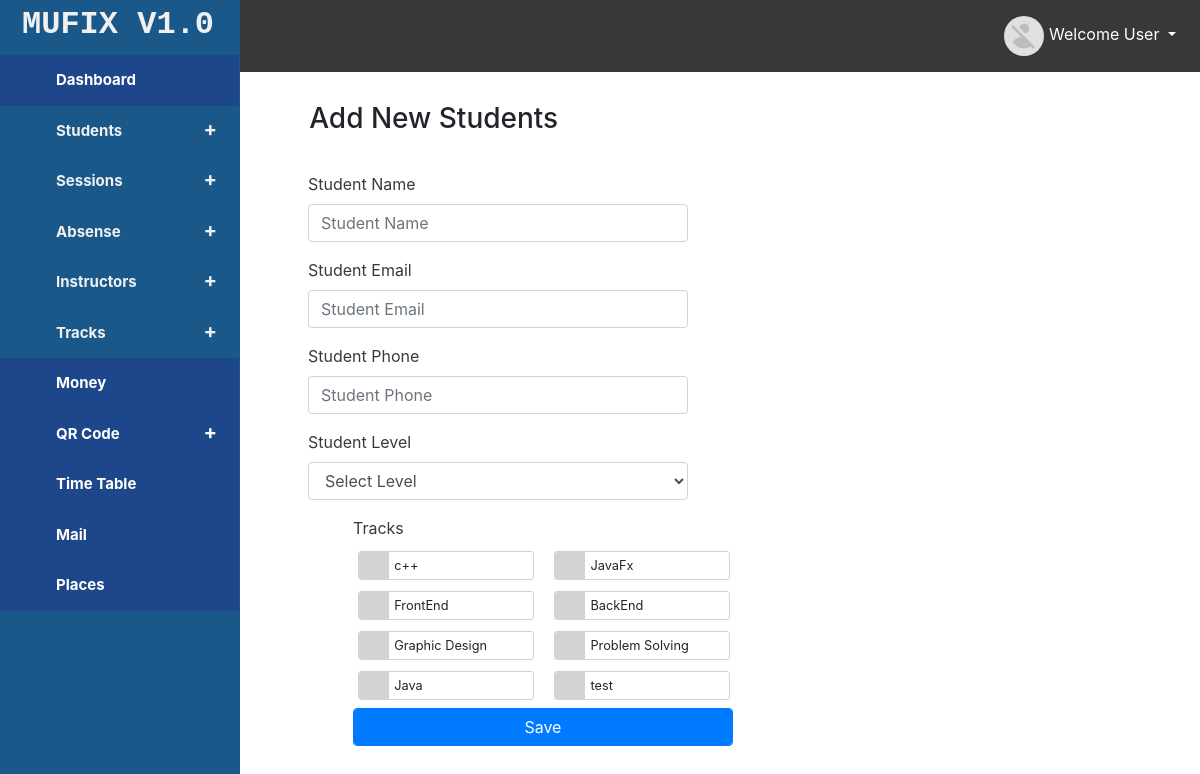
The app's page /student/add (signed in) with its own data.
### tables this page shows
CREATE TABLE `att_tracks` (
  `track_id` int(11) NOT NULL,
  `track_name` varchar(25) NOT NULL,
  `track_instructor_id` int(50) NOT NULL,
  `track_cost` decimal(5,2) NOT NULL,
  `track_place_id` int(11) NOT NULL
);

### app/controllers/abstractcontroller.php (called while the page is built, shortened)
<?php
class AbstractController
{
    protected $CONTROLLER;
    protected $ACTION;
    protected $TEMPLATE;
    public $_DATA;
    public function view(){
        $view =VIEW_PATH.strtolower($this->CONTROLLER).DS.strtolower($this->ACTION).'.view.php';
        $this->TEMPLATE->setData($this->_DATA);
        $this->TEMPLATE->setView($view);
        $this->TEMPLATE->RenderApp();
    }
    public function setController($controller){
        $this->CONTROLLER=$controller;
    }
    public function setAction($action){
        $this->ACTION=$action;
    }
    public function setTemplate($template){
        $this->TEMPLATE=$template;
    }
}

### app/lib/brain.php (called while the page is built, shortened)
<?php
class Brain
{
    private $_controller;
    private $_action;
    private $_params;
    private $_template;
    public function __construct(\App\Lib\Template $template)
    {
        if (isset($_SESSION['user_auth'])) {
            $this->_controller = 'index';
            $this->_action = 'default';
            $this->_template=$template;
        }
    }
    public function _parseUrl($url)
    {
        $url = trim($url, '/');
        $url_parts = explode('/', $url, 3);
        if (isset($url_parts[0]) and !empty($url_parts[0])){
            $this->_controller = $url_parts[0];
        }
        if (isset($url_parts[1]) and !empty($url_parts[1])){
            $this->_action = $url_parts[1];
        }
    }
    public function _dispath()
    {
        $this->_controller=ucfirst($this->_controller);
        $CONTROLLERNAME=$this->_controller.'Controller';
        $CONTROLLERNAME='App\Controllers\\'.$CONTROLLERNAME;
        $ACTIONNAME=$this->_action;
        if (!class_exists($CONTROLLERNAME)){
            $CONTROLLERNAME=self::NOTFOUNDCONTROLLER;
            $this->_controller='NotFound';
            $this->_action='notfound';
            $ACTIONNAME=$this->_action;
        }else{
            if(!method_exists(new $CONTROLLERNAME,$ACTIONNAME.'Action')){
                $this->_action='notfound';
                $ACTIONNAME=$this->_action;
            }else{
                $ACTIONNAME=$this->_action;
            }
        }
        $object=new $CONTROLLERNAME;
        $object->setController($this->_controller);
        $object->setAction($this->_action);
        $object->setParams($this->_params);
        $object->setTemplate($this->_template);
        $ACTIONNAME=$ACTIONNAME.'Action';
        ($object)->$ACTIONNAME();
    }
}

### public/index.php (called while the page is built, shortened)
<?php
$RESOURCES=require_once '..'.DS.'app'.DS.'config'.DS.'tempconfig.php';
$Startup=new Lib\Brain(new  Lib\Template($RESOURCES));
$Startup->_dispath();

### app/lib/Services.php (called while the page is built, shortened)
<?php
class Services
{
    public static  function getAll($tablename,$colums="*",$conditions=""){
        $Handler=Database::Connection();
        $SQL="SELECT ".$colums." FROM ".$tablename.' '.$conditions;
        $Stmt=$Handler->prepare($SQL);
        $result=$Stmt->execute();
        $data=$Stmt->fetchAll(\PDO::FETCH_OBJ);
        if ($result===true){
            return array(
                'Msg'        =>'Data Founded',
                'Data'       =>$data,
                'Type'       =>'success',
                'Status'     =>true
            );
        }else{
            return array(
                'Msg'        =>'No Data Found',
                'Type'       =>'danger',
                'Status'     =>false
            );
        }
    }
}

### app/views/student/add.view.php (the view, shortened to what this page needs)
<?php
extract($this->Data)
?>
<div class="container">
    <div class="row">
        <div class="col-xs-12 student-heading">
            <div class="col-xs-4 title-zone">
                <div class="track-panel">
                    <h3>Add New Students</h3>
                </div>
            </div>
        </div>
        <div class="col-xs-12 trackss">
            <div class="col-xs-12 add-track">
                <form autocomplete="off" novalidate method="post" action="/student/add">
                    <div class="col-xs-6 tracks-left-side">
                        <div class="form-group">
                            <label><span class="text-dark">Student Name</span></label>
                            <input type="text" name="student_name" class="form-control"  placeholder="Student Name">
                        </div>
                        <div class="form-group">
                            <label><span class="text-dark">Student Email</span></label>
                            <input type="text" name="student_email" class="form-control"  placeholder="Student Email">
                        </div>
                        <div class="form-group">
                            <label><span class="text-dark">Student Phone</span></label>
                            <input type="text" name="student_phone" class="form-control"  placeholder="Student Phone">
                        </div>
                        <div class="form-group">
                            <label><span class="text-dark">Student Level</span></label>
                            <select class="form-control" name="student_level">
                                <option selected disabled>Select Level</option>
                            </select>
                        </div>
                    </div>
                    <div class="col-xs-6 tracks-right-side">
                        <label><span class="text-dark">Tracks</label>
                        <div class="tracks-choice">
                            <div class="row">
                                <?php
                                foreach ($tracks as $track):?>
                                    <div class="track-item track-item-student">
                                        <div class="funkyradio-danger">
                                            <div class="funkyradio-md">
                                                <label for="radio-md-<?=$track->track_id;?>"><?=$track->track_name;?></label>
                                            </div>
                                        </div>
                                    </div>
                                <?php endforeach;?>
                            </div>
                        </div>
                        <div class="form-group">
                            <button type="submit" class="btn btn-primary form-control">Save</button>
                        </div>
                    </div>
                </form>
            </div>
        </div>
    </div>
</div>

### public/css/simple-sidebar.css (style rules this page uses)
body { overflow-x: hidden; }

### public/css/mystyle.css (style rules this page uses)
* { box-sizing:border-box; -moz-box-sizing:border-box; -webkit-box-sizing:border-box; }
body { background: #f0f0f0; }
body { margin: 0; padding: 0; }
#page-content-wrapper .row ,.row { display: block; }
#page-content-wrapper .row form { margin: 30px }
.trackss { width: 90%; margin: auto; margin-bottom: 50px; }
.tracks-right-side { margin-left: 45px; }
.tracks-left-side { margin-right: 45px; }
.tracks-left-side,.tracks-right-side { float: left; width: 45%; }
#page-content-wrapper .row .trackss form { margin: 0px; margin-left: 20px; }
.track-panel { margin: 30px auto; width: 90%; }
.student-heading { overflow: hidden; height: 100px; }
.student-heading .title-zone { float: left; width: 40%; }
.student-heading .title-zone h3 { margin-left: 50px; }
.funkyradio-md label:not(.simple) { width: 100%; border-radius: 3px; border: 1px solid #D1D3D4; font-weight: normal; }
.funkyradio-md input[type="checkbox"]:empty ~ label { position: relative; line-height: 2.15em; text-indent: 2.75em; margin-top: 0.2em; cursor: pointer; -webkit-user-select: none; -moz-user-select: none; -ms-user-select: none; user-select: none; font-size: 0.8rem; }
.funkyradio-md input[type="checkbox"]:empty ~ label:before { position: absolute; display: block; top: 0; bottom: 0; left: 0; content:' '; width: 2.5em; font-size: 0.75rem; background: #D1D3D4; border-radius: 3px 0 0 3px; }
.tracks-choice { overflow: hidden; }
.tracks-choice .track-item { float: left; width: 25%; margin-left: 20px; }
.track-item-student { width: 43% !important; }

### records on screen
att_tracks: track_name "c++"
att_tracks: track_name "JavaFx"
att_tracks: track_name "FrontEnd"
att_tracks: track_name "BackEnd"
att_tracks: track_name "Graphic Design"
att_tracks: track_name "Problem Solving"
att_tracks: track_name "Java"
att_tracks: track_name "test"
